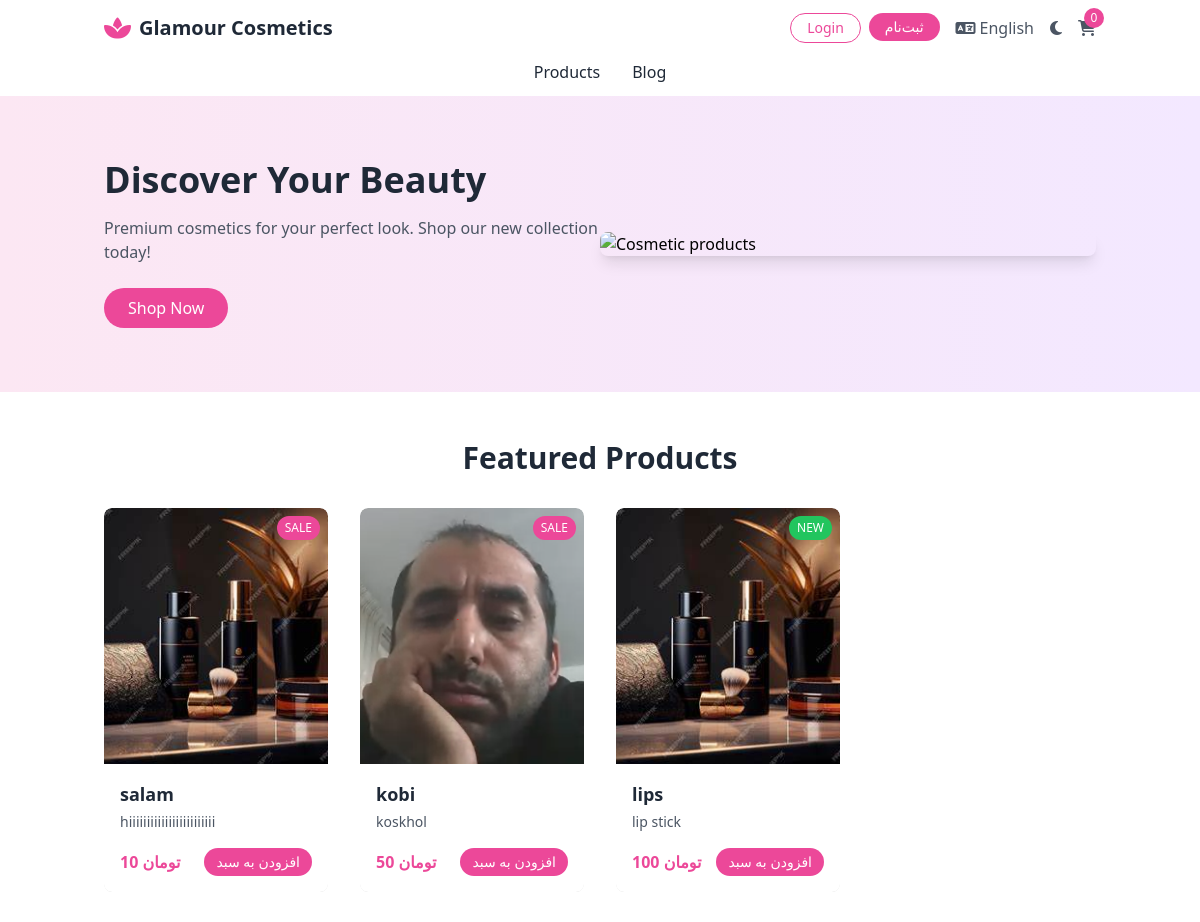
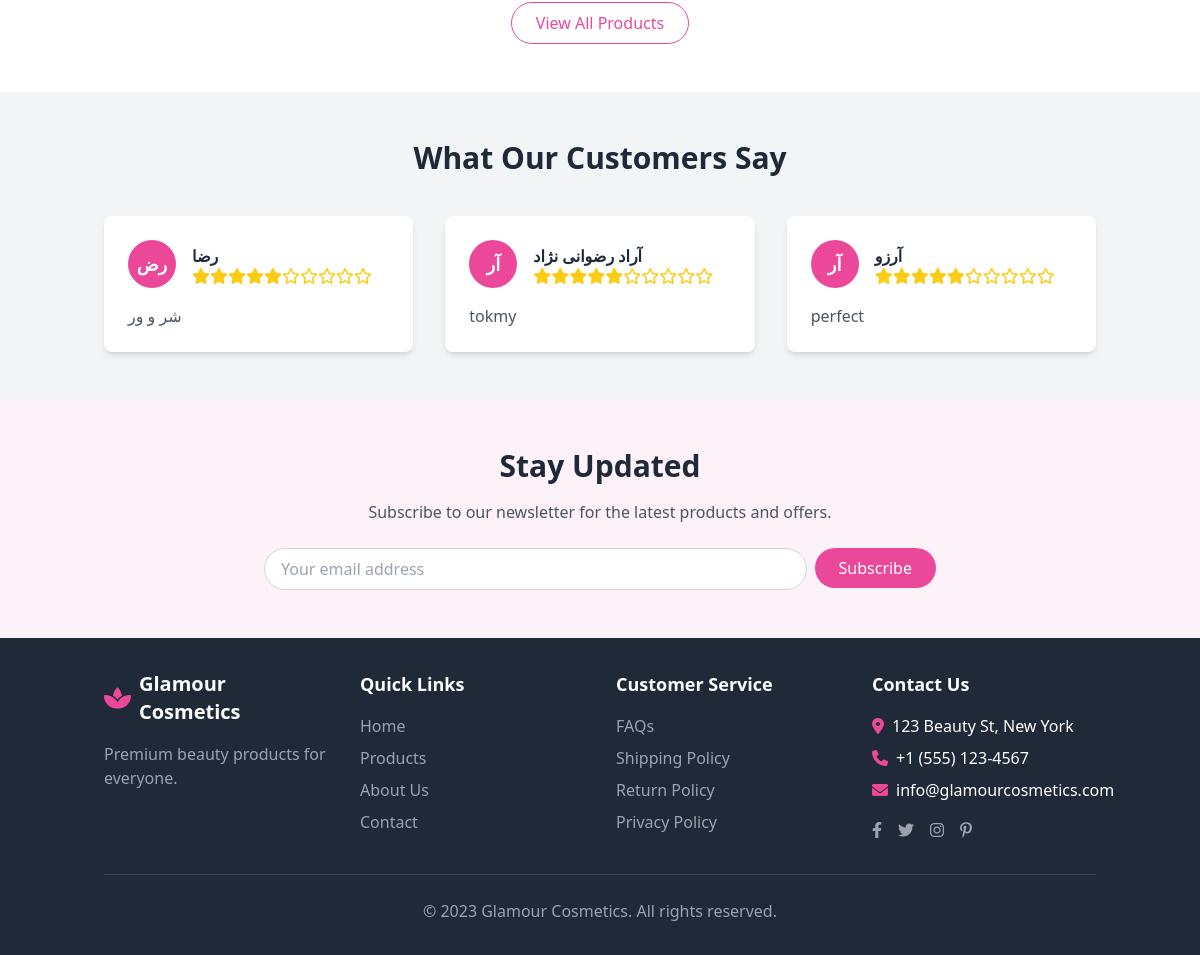
The page / on the database its author committed (2 pictures, top to bottom).
### main/models.py (models this page shows, shortened)
class Product(models.Model):
    name = models.CharField(max_length=50)
    description = models.TextField()
    price = models.DecimalField(max_digits=12, default=0, decimal_places=0)
    category = models.ForeignKey(Category, on_delete=models.CASCADE)
    picture = models.ImageField(upload_to="upload/product/")
    is_sale = models.BooleanField(default=False)
    sale_price = models.DecimalField(default=0, decimal_places=0, max_digits=12)

class Review(models.Model):
    product = models.ForeignKey(
        Product, on_delete=models.CASCADE, related_name="reviews"
    )
    name = models.CharField(max_length=100)
    initials = models.CharField(max_length=2)
    rating = models.IntegerField()
    comment = models.TextField()
    created_at = models.DateTimeField(auto_now_add=True)

### main/views.py (the view)
# urls.py: path('', views.index, name='Blog'),
def index(request):
    products = Product.objects.all()
    reviews = Review.objects.all().order_by('-created_at')[:6]
    categories = Category.objects.exclude(name="")
    return render(
        request,
        "main/index.html",
        {
            "products": products,
            "categories": categories,
            'reviews': reviews
        },
    )

### cart/cart.py (called while the page is built)
    def __len__(self):
        return sum(item['quantity'] for item in self.cart.values())

### cart/context_processors.py (called while the page is built)
def cart(request):
    cart = Cart(request)
    return {
        'cart': cart,
        'cart_item_count': len(cart)
    }

### main/templates/main/index.html (shortened to what this page needs)
<!DOCTYPE html>
<html lang="en" dir="ltr">
<head>
    <script src="https://cdn.tailwindcss.com"></script>
    <link rel="stylesheet" href="https://cdnjs.cloudflare.com/ajax/libs/font-awesome/6.4.0/css/all.min.css">
</head>
<body class="bg-gray-50 dark:bg-gray-900 transition-all">
    <header class="bg-white dark:bg-gray-800 shadow-sm">
        <div class="container mx-auto px-4 py-3">
            <div class="flex justify-between items-center">
                <div class="flex items-center">
                    <i class="fas fa-spa text-2xl text-pink-500 mr-2"></i>
                    <h1 class="text-xl font-bold text-gray-800 dark:text-white" id="logo-text">Glamour Cosmetics</h1>
                </div>
                <div class="flex items-center space-x-4">
                <div class="hidden md:flex space-x-2">
                {% if request.session.customer_id %}
                    <a href="{% url 'profile' %}" class="text-pink-500 border border-pink-500 hover:bg-pink-50 dark:hover:bg-gray-700 px-4 py-1 rounded-full text-sm font-medium transition">
                    Profile
                    </a>
                {% else %}
                    <a href="{% url 'login' %}" class="text-pink-500 border border-pink-500 hover:bg-pink-50 dark:hover:bg-gray-700 px-4 py-1 rounded-full text-sm font-medium transition" data-en="Login" data-fa="ورود">Login</a>
                    <a href="{% url 'signup' %}">
                    <button class="bg-pink-500 hover:bg-pink-600 text-white px-4 py-1 rounded-full text-sm font-medium transition" data-en="Sign Up" data-fa="ثبت نام">
                        ثبت‌نام
                    </button>
                    </a>
                {% endif %}
                </div>
                    <button id="language-toggle" class="flex items-center text-gray-600 dark:text-gray-300 hover:text-pink-500">
                        <i class="fas fa-language mr-1"></i>
                        <span id="language-text">English</span>
                    </button>
                    <button id="theme-toggle" class="text-gray-600 dark:text-gray-300 hover:text-pink-500">
                        <i id="theme-icon" class="fas fa-moon"></i>
                    </button>
                     {% if user.is_authenticated %}
                <a href="{% url 'cart' %}" class="relative text-gray-600 dark:text-gray-300 hover:text-pink-500">
            {% else %}
                <a href="{% url 'login' %}" class="relative text-gray-600 dark:text-gray-300 hover:text-pink-500">{% endif %}
                    <button>
                        <i class="fas fa-shopping-cart"></i>
                        <span class="absolute -top-2 -right-2 bg-pink-500 text-white text-xs rounded-full h-5 w-5 flex items-center justify-center">{{ cart_item_count }}</span>
                    </button>
                </a>
                </div>
            </div>
            <nav id="main-nav" class="hidden md:flex justify-center mt-4">
                <ul class="flex space-x-8" id="nav-links">
                    <li>
                    <a href="{% url 'allproducts' %}" class="text-gray-800 dark:text-white hover:text-pink-500 font-medium" data-en="Products" data-fa="محصولات">
                    Products
                    </a>
                    </li>
                    <li><a href="{% url 'Blog' %}" class="text-gray-800 dark:text-white hover:text-pink-500 font-medium" data-en="About" data-fa="درباره ما">Blog</a></li>
                </ul>
            </nav>
        </div>
    </header>
    <section
  class="bg-gradient-to-r from-pink-100 to-purple-100 dark:from-gray-700 dark:to-gray-800 py-16
         animate-fadeSlideUp"
>
  <div class="container mx-auto px-4">
    <div class="flex flex-col md:flex-row items-center">
      <div class="md:w-1/2 mb-8 md:mb-0">
        <h2 class="text-4xl font-bold text-gray-800 dark:text-white mb-4" data-en="Discover Your Beauty" data-fa="زیبایی خود را کشف کنید">
          Discover Your Beauty
        </h2>
        <p class="text-gray-600 dark:text-gray-300 mb-6" data-en="Premium cosmetics for your perfect look. Shop our new collection today!" data-fa="لوازم آرایشی با کیفیت بالا برای ظاهر بی نقص شما. امروز از مجموعه جدید ما خرید کنید!">
          Premium cosmetics for your perfect look. Shop our new collection today!
        </p>
        <a href="{% url 'allproducts' %}"
           class="bg-pink-500 hover:bg-pink-600 text-white px-6 py-2 rounded-full font-medium transition inline-block text-center
                  animate-pulseGlow"
           data-en="Shop Now" data-fa="همین حالا بخرید">
          Shop Now
        </a>
      </div>
      <div class="md:w-1/2 animate-float">
        <img src="https://images.unsplash.com/photo-1522335789203-aabd1fc54bc9?ixlib=rb-4.0.3&ixid=M3wxMjA3fDB8MHxwaG90by1wYWdlfHx8fGVufDB8fHx8fA%3D%3D&auto=format&fit=crop&w=600&q=80"
             alt="Cosmetic products"
             class="rounded-lg shadow-lg w-full">
      </div>
    </div>
  </div>
</section>
    <section class="py-12 bg-white dark:bg-gray-800 animate-fadeSlideUp">
    <div class="container mx-auto px-4">
        <h2 class="text-3xl font-bold text-center text-gray-800 dark:text-white mb-8" data-en="Featured Products" data-fa="محصولات ویژه">
            Featured Products
        </h2>
        <div class="grid grid-cols-1 sm:grid-cols-2 md:grid-cols-3 lg:grid-cols-4 gap-8">
            {% for product in products %}
                <a href="{% url 'product' product.pk %}" class="block transform transition hover:scale-[1.03] hover:shadow-xl rounded-lg overflow-hidden">
                    <div class="bg-white dark:bg-gray-700 rounded-lg shadow-md overflow-hidden">
                        <div class="relative">
                            <img src="{{ product.picture.url }}" alt="{{ product.name }}" class="w-full h-64 object-cover">
                            {% if product.is_sale %}
                                <div class="absolute top-2 right-2 bg-pink-500 text-white text-xs px-2 py-1 rounded-full">SALE</div>
                            {% else %}
                                <div class="absolute top-2 right-2 bg-green-500 text-white text-xs px-2 py-1 rounded-full">NEW</div>
                            {% endif %}
                        </div>
                        <div class="p-4">
                            <h3 class="text-lg font-semibold text-gray-800 dark:text-white" data-en="{{ product.name }}" data-fa="{{ product.name }}">{{ product.name }}</h3>
                            <p class="text-gray-600 dark:text-gray-300 text-sm mt-1" data-en="{{ product.description }}" data-fa="{{ product.description }}">{{ product.description|truncatewords:10 }}</p>
                            <div class="flex justify-between items-center mt-4">
                                {% if product.is_sale %}
                                    <span class="text-pink-500 font-bold">{{ product.sale_price }} تومان</span>
                                {% else %}
                                    <span class="text-pink-500 font-bold">{{ product.price }} تومان</span>
                                {% endif %}
                                <button class="text-white bg-pink-500 hover:bg-pink-600 px-3 py-1 rounded-full text-sm" data-en="Add to Cart" data-fa="افزودن به سبد">افزودن به سبد</button>
                            </div>
                        </div>
                    </div>
                </a>
            {% empty %}
                <p class="text-center col-span-4 text-gray-500 dark:text-gray-300">محصولی یافت نشد.</p>
            {% endfor %}
        </div>
        <div class="text-center mt-8">
            <a href="{% url 'allproducts' %}">
                <button class="border border-pink-500 text-pink-500 hover:bg-pink-500 hover:text-white px-6 py-2 rounded-full font-medium transition animate-pulseGlow" data-en="View All Products" data-fa="مشاهده همه محصولات">
                    View All Products
                </button>
            </a>
        </div>
    </div>
</section>
    <section class="py-12 bg-gray-100 dark:bg-gray-700">
        <div class="container mx-auto px-4">
            <h2 class="text-3xl font-bold text-center text-gray-800 dark:text-white mb-8" data-en="What Our Customers Say" data-fa="نظرات مشتریان ما">What Our Customers Say</h2>
<div class="grid grid-cols-1 md:grid-cols-3 gap-8 mt-10">
    {% for review in reviews %}
    <div class="bg-white dark:bg-gray-800 p-6 rounded-lg shadow-md">
        <div class="flex items-center mb-4">
            <div class="w-12 h-12 rounded-full bg-pink-500 text-white flex items-center justify-center text-lg font-bold">
                {{ review.initials }}
            </div>
            <div class="ml-4">
                <h4 class="font-semibold text-gray-800 dark:text-white">{{ review.name }}</h4>
                <div class="flex text-yellow-400">
                    {% for i in "12345"|slice:":review.rating"|make_list %}
                        <i class="fas fa-star"></i>
                    {% endfor %}
                    {% for i in "12345"|slice:"review.rating:"|make_list %}
                        <i class="far fa-star"></i>
                    {% endfor %}
                </div>
            </div>
        </div>
        <p class="text-gray-600 dark:text-gray-300">{{ review.comment }}</p>
    </div>
    {% empty %}
    <p class="text-center text-gray-500 col-span-3">No reviews yet.</p>
    {% endfor %}
</div>
                </div>
    </section>
    <section class="py-12 bg-pink-50 dark:bg-gray-800">
        <div class="container mx-auto px-4">
            <div class="max-w-2xl mx-auto text-center">
                <h2 class="text-3xl font-bold text-gray-800 dark:text-white mb-4" data-en="Stay Updated" data-fa="به روز بمانید">Stay Updated</h2>
                <p class="text-gray-600 dark:text-gray-300 mb-6" data-en="Subscribe to our newsletter for the latest products and offers." data-fa="برای دریافت جدیدترین محصولات و پیشنهادات در خبرنامه ما عضو شوید.">Subscribe to our newsletter for the latest products and offers.</p>
                <div class="flex flex-col sm:flex-row gap-2">
                    <input type="email" placeholder="Your email address" class="flex-grow px-4 py-2 rounded-full border border-gray-300 focus:outline-none focus:ring-2 focus:ring-pink-500 dark:bg-gray-700 dark:border-gray-600 dark:text-white" data-en-placeholder="Your email address" data-fa-placeholder="آدرس ایمیل شما">
                    <a href=""><button class="bg-pink-500 hover:bg-pink-600 text-white px-6 py-2 rounded-full font-medium transition" data-en="Subscribe" data-fa="عضویت">Subscribe</button></a>
                </div>
            </div>
        </div>
    </section>
    <footer class="bg-gray-800 text-white py-8">
        <div class="container mx-auto px-4">
            <div class="grid grid-cols-1 md:grid-cols-4 gap-8">
                <div>
                    <div class="flex items-center mb-4">
                        <i class="fas fa-spa text-2xl text-pink-500 mr-2"></i>
                        <h3 class="text-xl font-bold" id="footer-logo-text">Glamour Cosmetics</h3>
                    </div>
                    <p class="text-gray-400" data-en="Premium beauty products for everyone." data-fa="محصولات زیبایی با کیفیت بالا برای همه.">Premium beauty products for everyone.</p>
                </div>
                <div>
                    <h4 class="text-lg font-semibold mb-4" data-en="Quick Links" data-fa="لینک های سریع">Quick Links</h4>
                    <ul class="space-y-2">
                        <li><a href="#" class="text-gray-400 hover:text-pink-500 transition" data-en="Home" data-fa="خانه">Home</a></li>
                        <li><a href="#" class="text-gray-400 hover:text-pink-500 transition" data-en="Products" data-fa="محصولات">Products</a></li>
                        <li><a href="#" class="text-gray-400 hover:text-pink-500 transition" data-en="About Us" data-fa="درباره ما">About Us</a></li>
                        <li><a href="#" class="text-gray-400 hover:text-pink-500 transition" data-en="Contact" data-fa="تماس">Contact</a></li>
                    </ul>
                </div>
                <div>
                    <h4 class="text-lg font-semibold mb-4" data-en="Customer Service" data-fa="خدمات مشتری">Customer Service</h4>
                    <ul class="space-y-2">
                        <li><a href="#" class="text-gray-400 hover:text-pink-500 transition" data-en="FAQs" data-fa="سوالات متداول">FAQs</a></li>
                        <li><a href="#" class="text-gray-400 hover:text-pink-500 transition" data-en="Shipping Policy" data-fa="سیاست حمل و نقل">Shipping Policy</a></li>
                        <li><a href="#" class="text-gray-400 hover:text-pink-500 transition" data-en="Return Policy" data-fa="سیاست بازگشت">Return Policy</a></li>
                        <li><a href="#" class="text-gray-400 hover:text-pink-500 transition" data-en="Privacy Policy" data-fa="سیاست حفظ حریم خصوصی">Privacy Policy</a></li>
                    </ul>
                </div>
                <div>
                    <h4 class="text-lg font-semibold mb-4" data-en="Contact Us" data-fa="با ما در تماس باشید">Contact Us</h4>
                    <ul class="space-y-2">
                        <li class="flex items-center">
                            <i class="fas fa-map-marker-alt text-pink-500 mr-2"></i>
                            <span data-en="123 Beauty St, New York" data-fa="خیابان زیبایی 123، نیویورک">123 Beauty St, New York</span>
                        </li>
                        <li class="flex items-center">
                            <i class="fas fa-phone text-pink-500 mr-2"></i>
                            <span>+1 (555) 123-4567</span>
                        </li>
                        <li class="flex items-center">
                            <i class="fas fa-envelope text-pink-500 mr-2"></i>
                            <span>info@glamourcosmetics.com</span>
                        </li>
                    </ul>
                    <div class="flex space-x-4 mt-4">
                        <a href="#" class="text-gray-400 hover:text-pink-500"><i class="fab fa-facebook-f"></i></a>
                        <a href="#" class="text-gray-400 hover:text-pink-500"><i class="fab fa-twitter"></i></a>
                        <a href="#" class="text-gray-400 hover:text-pink-500"><i class="fab fa-instagram"></i></a>
                        <a href="#" class="text-gray-400 hover:text-pink-500"><i class="fab fa-pinterest-p"></i></a>
                    </div>
                </div>
            </div>
            <div class="border-t border-gray-700 mt-8 pt-6 text-center text-gray-400">
                <p data-en="© 2023 Glamour Cosmetics. All rights reserved." data-fa="© 2023 گلمور کازمتیکس. تمام حقوق محفوظ است.">© 2023 Glamour Cosmetics. All rights reserved.</p>
            </div>
        </div>
    </footer>
</body>
</html>

### main/templates/main/index.html (style rules this page uses)
.transition-all { transition: all 0.3s ease; }
.animate-fadeSlideUp { animation: fadeSlideUp 1s ease forwards; }
.animate-pulseGlow { animation: pulseGlow 2.5s ease-in-out infinite; }
.animate-float { animation: float 4s ease-in-out infinite; }

### rows shown on the page
Product: picture (picture), is_sale "SALE", name "salam", description "hiiiiiiiiiiiiiiiiiiiiiiii", sale_price "10"
Product: picture (picture), is_sale "SALE", name "kobi", description "koskhol", sale_price "50"
Product: picture (picture), is_sale "NEW", name "lips", description "lip stick", price "100"
Review: initials "رض", name "رضا", comment "شر و ور"
Review: initials "آر", name "آراد رضوانی نژاد", comment "tokmy"
Review: initials "آر", name "آرزو", comment "perfect"

### other values the page prints
{{ cart_item_count }} "0"
